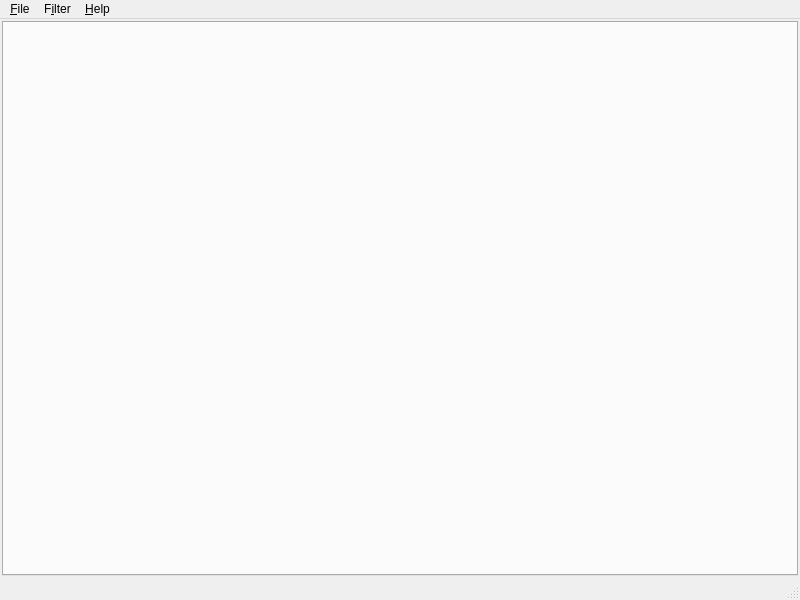
<?xml version="1.0" encoding="UTF-8"?>
<ui version="4.0">
 <class>MainWindow</class>
 <widget class="QMainWindow" name="MainWindow">
  <property name="geometry">
   <rect>
    <x>0</x>
    <y>0</y>
    <width>800</width>
    <height>600</height>
   </rect>
  </property>
  <property name="windowTitle">
   <string>MainWindow</string>
  </property>
  <widget class="QWidget" name="centralwidget">
   <property name="sizePolicy">
    <sizepolicy hsizetype="Expanding" vsizetype="Expanding">
     <horstretch>0</horstretch>
     <verstretch>0</verstretch>
    </sizepolicy>
   </property>
   <layout class="QVBoxLayout" name="verticalLayout">
    <property name="spacing">
     <number>2</number>
    </property>
    <property name="leftMargin">
     <number>2</number>
    </property>
    <property name="topMargin">
     <number>2</number>
    </property>
    <property name="rightMargin">
     <number>2</number>
    </property>
    <property name="bottomMargin">
     <number>2</number>
    </property>
    <item>
     <widget class="QTabWidget" name="tabWidget">
      <property name="currentIndex">
       <number>-1</number>
      </property>
      <property name="tabsClosable">
       <bool>true</bool>
      </property>
     </widget>
    </item>
   </layout>
  </widget>
  <widget class="QMenuBar" name="menubar">
   <property name="geometry">
    <rect>
     <x>0</x>
     <y>0</y>
     <width>800</width>
     <height>22</height>
    </rect>
   </property>
   <widget class="QMenu" name="menu_File">
    <property name="title">
     <string>&amp;File</string>
    </property>
    <addaction name="action_New_Tab"/>
    <addaction name="action_Close_Tab"/>
    <addaction name="separator"/>
    <addaction name="action_Exit"/>
   </widget>
   <widget class="QMenu" name="menu_Help">
    <property name="title">
     <string>&amp;Help</string>
    </property>
    <addaction name="action_About"/>
   </widget>
   <widget class="QMenu" name="menuFilter">
    <property name="title">
     <string>F&amp;ilter</string>
    </property>
   </widget>
   <addaction name="menu_File"/>
   <addaction name="menuFilter"/>
   <addaction name="menu_Help"/>
  </widget>
  <widget class="QStatusBar" name="statusbar"/>
  <action name="action_About">
   <property name="text">
    <string>&amp;About</string>
   </property>
  </action>
  <action name="action_Exit">
   <property name="text">
    <string>E&amp;xit</string>
   </property>
  </action>
  <action name="action_New_Tab">
   <property name="text">
    <string>&amp;New Tab</string>
   </property>
  </action>
  <action name="action_Close_Tab">
   <property name="text">
    <string>&amp;Close Tab</string>
   </property>
  </action>
 </widget>
 <resources/>
 <connections>
  <connection>
   <sender>tabWidget</sender>
   <signal>tabCloseRequested(int)</signal>
   <receiver>MainWindow</receiver>
   <slot>close_search_tab(int)</slot>
   <hints>
    <hint type="sourcelabel">
     <x>399</x>
     <y>300</y>
    </hint>
    <hint type="destinationlabel">
     <x>399</x>
     <y>299</y>
    </hint>
   </hints>
  </connection>
  <connection>
   <sender>action_New_Tab</sender>
   <signal>triggered()</signal>
   <receiver>MainWindow</receiver>
   <slot>new_search_tab()</slot>
   <hints>
    <hint type="sourcelabel">
     <x>-1</x>
     <y>-1</y>
    </hint>
    <hint type="destinationlabel">
     <x>399</x>
     <y>299</y>
    </hint>
   </hints>
  </connection>
  <connection>
   <sender>action_Close_Tab</sender>
   <signal>triggered()</signal>
   <receiver>MainWindow</receiver>
   <slot>close_current_search_tab()</slot>
   <hints>
    <hint type="sourcelabel">
     <x>-1</x>
     <y>-1</y>
    </hint>
    <hint type="destinationlabel">
     <x>399</x>
     <y>299</y>
    </hint>
   </hints>
  </connection>
  <connection>
   <sender>action_Exit</sender>
   <signal>triggered()</signal>
   <receiver>MainWindow</receiver>
   <slot>close()</slot>
   <hints>
    <hint type="sourcelabel">
     <x>-1</x>
     <y>-1</y>
    </hint>
    <hint type="destinationlabel">
     <x>399</x>
     <y>299</y>
    </hint>
   </hints>
  </connection>
 </connections>
 <slots>
  <slot>close_search_tab(int)</slot>
  <slot>new_search_tab()</slot>
  <slot>close_current_search_tab()</slot>
 </slots>
</ui>
